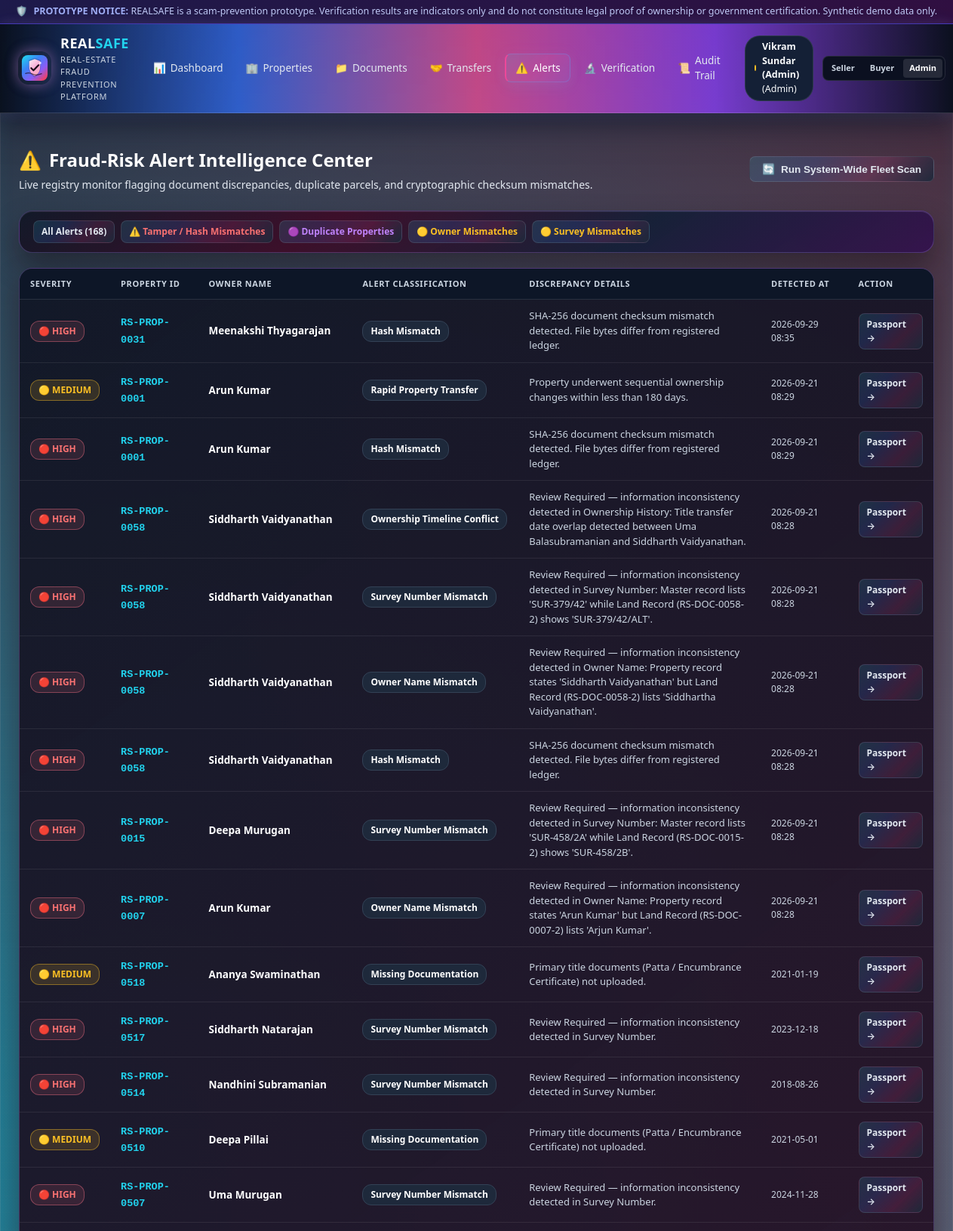
Screenshot of /alerts (upper part) with the database file from the repository.
### tables this page shows
CREATE TABLE risk_alerts (
        id INTEGER PRIMARY KEY AUTOINCREMENT,
        property_id TEXT NOT NULL,
        alert_type TEXT NOT NULL,
        description TEXT NOT NULL,
        severity TEXT NOT NULL DEFAULT 'Medium',
        created_at TEXT NOT NULL DEFAULT CURRENT_TIMESTAMP,
        FOREIGN KEY (property_id) REFERENCES properties (property_id) ON DELETE CASCADE
    );

CREATE TABLE properties (
        id INTEGER PRIMARY KEY AUTOINCREMENT,
        property_id TEXT UNIQUE NOT NULL,
        owner_id TEXT NOT NULL,
        owner_name TEXT NOT NULL,
        survey_number TEXT NOT NULL,
        land_area REAL NOT NULL,
        area_unit TEXT NOT NULL DEFAULT 'sq.ft',
        property_type TEXT NOT NULL,
        district TEXT NOT NULL,
        taluk TEXT NOT NULL,
        village TEXT NOT NULL,
        location TEXT NOT NULL,
        registration_date TEXT NOT NULL,
        ownership_status TEXT NOT NULL DEFAULT 'Active',
        verification_status TEXT NOT NULL DEFAULT 'Pending',
        risk_score INTEGER NOT NULL DEFAULT 0,
        risk_level TEXT NOT NULL DEFAULT 'Low Risk',
        previous_owner TEXT,
        transfer_date TEXT,
        created_at TEXT NOT NULL DEFAULT CURRENT_TIMESTAMP
    );

### app.py (the view)
@app.route('/alerts')
def alerts():
    type_filter = request.args.get('type', '').strip()
    conn = get_db_connection()
    cursor = conn.cursor()
    sql = """
        SELECT a.*, p.owner_name, p.risk_score
        FROM risk_alerts a
        JOIN properties p ON a.property_id = p.property_id
        WHERE 1=1
    """
    params = []
    if type_filter:
        sql += " AND a.alert_type = ?"
        params.append(type_filter)
    sql += " ORDER BY a.id DESC"
    cursor.execute(sql, params)
    alert_list = [dict(r) for r in cursor.fetchall()]
    conn.close()
    return render_template('alerts.html', alerts=alert_list, type_filter=type_filter)

### app.py (called while the page is built)
@app.before_request
def setup_default_session():
    if 'user_id' not in session:
        session['user_id'] = 'USR-1000'
        session['user_name'] = 'Vikram Sundar (Admin)'
        session['user_role'] = 'admin'

### models/database.py (called while the page is built)
def get_db_connection():
    os.makedirs(os.path.dirname(DB_PATH), exist_ok=True)
    conn = sqlite3.connect(DB_PATH)
    conn.row_factory = sqlite3.Row
    conn.execute("PRAGMA foreign_keys = ON")
    return conn

### templates/alerts.html (shortened to what this page needs)
{% extends "base.html" %}
{% block content %}
<div class="page-header">
  <div class="page-title">
    <h2><span>⚠️</span> Fraud-Risk Alert Intelligence Center</h2>
    <p>Live registry monitor flagging document discrepancies, duplicate parcels, and cryptographic checksum mismatches.</p>
  </div>
  <form method="POST" action="{{ url_for('run_system_wide_scan') }}">
    <button type="submit" class="btn btn-secondary">
      <span>🔄</span> Run System-Wide Fleet Scan
    </button>
  </form>
</div>
<div class="card" style="padding: 12px 18px; margin-bottom: 20px;">
  <div style="display: flex; gap: 8px; flex-wrap: wrap; font-size: 13px;">
    <a href="{{ url_for('alerts') }}" class="btn btn-secondary btn-sm {% if not type_filter %}active{% endif %}">
      All Alerts ({{ alerts|length }})
    </a>
    <a href="{{ url_for('alerts', type='Hash Mismatch') }}" class="btn btn-secondary btn-sm {% if type_filter == 'Hash Mismatch' %}active{% endif %}" style="color: #f87171;">
      ⚠️ Tamper / Hash Mismatches
    </a>
    <a href="{{ url_for('alerts', type='Potential Duplicate Property') }}" class="btn btn-secondary btn-sm {% if type_filter == 'Potential Duplicate Property' %}active{% endif %}" style="color: #c084fc;">
      🟣 Duplicate Properties
    </a>
    <a href="{{ url_for('alerts', type='Owner Name Mismatch') }}" class="btn btn-secondary btn-sm {% if type_filter == 'Owner Name Mismatch' %}active{% endif %}" style="color: #fbbf24;">
      🟡 Owner Mismatches
    </a>
    <a href="{{ url_for('alerts', type='Survey Number Mismatch') }}" class="btn btn-secondary btn-sm {% if type_filter == 'Survey Number Mismatch' %}active{% endif %}" style="color: #fbbf24;">
      🟡 Survey Mismatches
    </a>
  </div>
</div>
<div class="card" style="padding: 0; overflow: hidden;">
  <div class="table-responsive">
    <table class="data-table">
      <thead>
        <tr>
          <th>Severity</th>
          <th>Property ID</th>
          <th>Owner Name</th>
          <th>Alert Classification</th>
          <th>Discrepancy Details</th>
          <th>Detected At</th>
          <th>Action</th>
        </tr>
      </thead>
      <tbody>
        {% for a in alerts %}
          <tr>
            <td>
              {% if a.severity == 'High' %}
                <span class="badge badge-high-risk">🔴 HIGH</span>
              {% elif a.severity == 'Medium' %}
                <span class="badge badge-review-required">🟡 MEDIUM</span>
              {% else %}
                <span class="badge badge-neutral">⚪ LOW</span>
              {% endif %}
            </td>
            <td>
              <a href="{{ url_for('property_passport', property_id=a.property_id) }}" class="mono-id" style="text-decoration: none;">
                {{ a.property_id }}
              </a>
            </td>
            <td><strong>{{ a.owner_name }}</strong></td>
            <td>
              <span class="badge badge-neutral" style="color: #fff; font-weight: 600;">
                {{ a.alert_type }}
              </span>
            </td>
            <td style="max-width: 380px; font-size: 13px; color: #cbd5e1;">
              {{ a.description }}
            </td>
            <td style="font-size: 12px; color: var(--text-muted);">
              {{ a.created_at[:16] }}
            </td>
            <td>
              <a href="{{ url_for('property_passport', property_id=a.property_id) }}" class="btn btn-secondary btn-sm">
                Passport &rarr;
              </a>
            </td>
          </tr>
        {% else %}
          <tr>
            <td colspan="7" style="text-align: center; padding: 32px; color: var(--text-muted);">
              No active alerts matching the selected category.
            </td>
          </tr>
        {% endfor %}
      </tbody>
    </table>
  </div>
</div>
{% endblock %}

### rows the page displays
risk_alerts: severity "🔴 HIGH", property_id "RS-PROP-0031", owner_name "Meenakshi Thyagarajan", alert_type "Hash Mismatch", description "SHA-256 document checksum mismatch detected. File bytes differ from registered ledger.", created_at "2026-09-29 08:35"
risk_alerts: severity "🟡 MEDIUM", property_id "RS-PROP-0001", owner_name "Arun Kumar", alert_type "Rapid Property Transfer", description "Property underwent sequential ownership changes within less than 180 days.", created_at "2026-09-21 08:29"
risk_alerts: severity "🔴 HIGH", property_id "RS-PROP-0001", owner_name "Arun Kumar", alert_type "Hash Mismatch", description "SHA-256 document checksum mismatch detected. File bytes differ from registered ledger.", created_at "2026-09-21 08:29"
risk_alerts: severity "🔴 HIGH", property_id "RS-PROP-0058", owner_name "Siddharth Vaidyanathan", alert_type "Ownership Timeline Conflict", description "Review Required — information inconsistency detected in Ownership History: Title transfer date overlap detected between Uma Balasubramanian and Siddharth Vaidyanathan.", created_at "2026-09-21 08:28"
risk_alerts: severity "🔴 HIGH", property_id "RS-PROP-0058", owner_name "Siddharth Vaidyanathan", alert_type "Survey Number Mismatch", description "Review Required — information inconsistency detected in Survey Number: Master record lists 'SUR-379/42' while Land Record (RS-DOC-0058-2) shows 'SUR-379/42/ALT'.", created_at "2026-09-21 08:28"
risk_alerts: severity "🔴 HIGH", property_id "RS-PROP-0058", owner_name "Siddharth Vaidyanathan", alert_type "Owner Name Mismatch", description "Review Required — information inconsistency detected in Owner Name: Property record states 'Siddharth Vaidyanathan' but Land Record (RS-DOC-0058-2) lists 'Siddhartha Vaidyanathan'.", created_at "2026-09-21 08:28"
risk_alerts: severity "🔴 HIGH", property_id "RS-PROP-0058", owner_name "Siddharth Vaidyanathan", alert_type "Hash Mismatch", description "SHA-256 document checksum mismatch detected. File bytes differ from registered ledger.", created_at "2026-09-21 08:28"
risk_alerts: severity "🔴 HIGH", property_id "RS-PROP-0015", owner_name "Deepa Murugan", alert_type "Survey Number Mismatch", description "Review Required — information inconsistency detected in Survey Number: Master record lists 'SUR-458/2A' while Land Record (RS-DOC-0015-2) shows 'SUR-458/2B'.", created_at "2026-09-21 08:28"
risk_alerts: severity "🔴 HIGH", property_id "RS-PROP-0007", owner_name "Arun Kumar", alert_type "Owner Name Mismatch", description "Review Required — information inconsistency detected in Owner Name: Property record states 'Arun Kumar' but Land Record (RS-DOC-0007-2) lists 'Arjun Kumar'.", created_at "2026-09-21 08:28"
risk_alerts: severity "🟡 MEDIUM", property_id "RS-PROP-0518", owner_name "Ananya Swaminathan", alert_type "Missing Documentation", description "Primary title documents (Patta / Encumbrance Certificate) not uploaded.", created_at "2021-01-19"
risk_alerts: severity "🔴 HIGH", property_id "RS-PROP-0517", owner_name "Siddharth Natarajan", alert_type "Survey Number Mismatch", description "Review Required — information inconsistency detected in Survey Number.", created_at "2023-12-18"
risk_alerts: severity "🔴 HIGH", property_id "RS-PROP-0514", owner_name "Nandhini Subramanian", alert_type "Survey Number Mismatch", description "Review Required — information inconsistency detected in Survey Number.", created_at "2018-08-26"
risk_alerts: severity "🟡 MEDIUM", property_id "RS-PROP-0510", owner_name "Deepa Pillai", alert_type "Missing Documentation", description "Primary title documents (Patta / Encumbrance Certificate) not uploaded.", created_at "2021-05-01"
risk_alerts: severity "🔴 HIGH", property_id "RS-PROP-0507", owner_name "Uma Murugan", alert_type "Survey Number Mismatch", description "Review Required — information inconsistency detected in Survey Number.", created_at "2024-11-28"

### other values shown
{{ session.get('user_name', 'Demo Admin') }} "Vikram Sundar (Admin)"
{{ session.get('user_role', 'admin')|capitalize }} "Admin"
{{ alerts|length }} "168"
